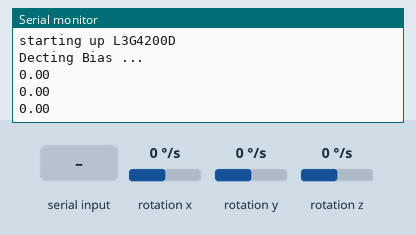
Bench run of a sketch on a simulated Arduino Uno, built with avr-gcc and run on an emulated ATmega328P. Parts: the last lines printed to the serial monitor. Wiring (inferred from the names in the program): L3G4200D gyroscope at I2C address 0x69. The inputs (shaded band) are chosen by the test bench; at power-on: rotation x 0 °/s, rotation y 0 °/s, rotation z 0 °/s.

Above: at 6.7 s.
6.8 s: "T" received over Serial
At 7.6 s:
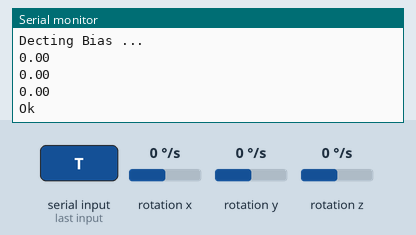
8.3 s: "M" received over Serial
At 8.8 s:
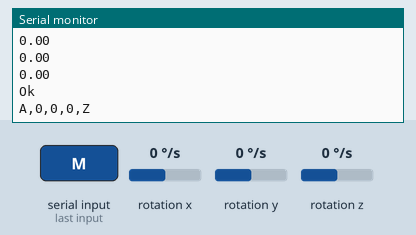

The sketch:

GyroMatab_ino.ino
```cpp
//#define DEBUG
#include <Wire.h>

#define CTRL_REG1 0x20
#define CTRL_REG2 0x21
#define CTRL_REG3 0x22
#define CTRL_REG4 0x23
#define CTRL_REG5 0x24
#define STATUS_REG 0x27
#define ZOR_REG 0b10000000
#define ZDA_REG 0b00001000


int scale2000 = 70;

float bx= 0,by=0,bz=0;
long bxS,byS,bzS;
boolean initializedGyroCalib = false;
const int maxSpikeAmpl = 150;

// Declare L3G4200D address
// use address 104 if CS is not connected
int L3G4200D_Address = 105;

int x=0,xm1=0;
int y=0,ym1=0;
int z=0,zm1=0;

int deltaT = 2;
float timerLoop = 0, timerReading = 0, count = 0;
long k=0, kM1=0;
double dt=0;

boolean removeSpikesNumerically = false;
boolean removeSpikesMedian = true;

void setup()
{
  Wire.begin();
  Serial.begin(57600);
  Serial.println("starting up L3G4200D");
  // Configure L3G4200  - 250, 500 or 2000 deg/sec
  setupL3G4200D(2000);
  calcBias();
  delay(1500); //wait for the sensor to be ready
  k = millis();
}

void loop()
{
  // This will update x, y, and z with new values

  getGyroValues();
  serialRoutine();
}


void removeBiasAndScale()
{
  x = (x - bx)*scale2000/1000;
  y = (y - by)*scale2000/1000;
  z = (z - bz)*scale2000/1000;
}

void calcBias()
{

    Serial.println("Decting Bias ...");
  int c = 500;
  for (int i = 0; i<c; i++)
  {
    delay(5);
    getGyroValues();
    bxS = bxS + x;
    byS = byS + y;
    bzS = bzS + z;
    //Serial.println(i);
  }

  bx = bxS / c;
  by = byS / c;
  bz = bzS / c;

  Serial.println(bx);
  Serial.println(by);
  Serial.println(bz);

  initializedGyroCalib = true;
}

void gyroWaitAndRead()
{
  //wait until new z data available and no overrun
  byte statusflag = readRegister(L3G4200D_Address, STATUS_REG);

  while(!(statusflag & ZDA_REG) && (statusflag & ZOR_REG))
  {
    statusflag = readRegister(L3G4200D_Address, STATUS_REG);
  }

  //read values
  getGyroValues();
}
void serialRoutine()
{
  if(Serial.available()>0)
  {
    char t = Serial.read();

    if (t =='T')
    {
      Serial.println("Ok");
    }
    else if (t== 'M')
    {
      #ifdef DEBUG
        printTime();
      #endif
      printCSVomega();
    }
  }
}

void printTime()
{
  Serial.print("  timer loop (ms): ");
  Serial.print(timerLoop);
  Serial.print("  timer reading (micro): ");
  Serial.println(timerReading);
}

void getGyroValues()
{
  timerReading = micros() - dt;

  byte xMSB = readRegister(L3G4200D_Address, 0x29);
  byte xLSB = readRegister(L3G4200D_Address, 0x28);

  int xC = ((xMSB << 8) | xLSB);
  int deltaX = abs(xC-xm1);
  if ( deltaX < maxSpikeAmpl)
  {
    x = xC;
  }
  xm1 = xC;

  byte yMSB = readRegister(L3G4200D_Address, 0x2B);
  byte yLSB = readRegister(L3G4200D_Address, 0x2A);
  int yC = ((yMSB << 8) | yLSB);
  int deltaY = abs(yC-ym1);
  if ( deltaY < maxSpikeAmpl)
  {
    y = yC;
  }
  ym1 = yC;

  byte zMSB = readRegister(L3G4200D_Address, 0x2D);
  byte zLSB = readRegister(L3G4200D_Address, 0x2C);
  int zC = ((zMSB << 8) | zLSB);
  int deltaZ = abs(zC-zm1);
  if ( deltaZ < maxSpikeAmpl)
  {
    z = zC;
  }
  zm1 = zC;

  removeBiasAndScale();

  dt = micros();
}

int setupL3G4200D(int scale)
{
  writeRegister(L3G4200D_Address, CTRL_REG1, 0b01001111);
  writeRegister(L3G4200D_Address, CTRL_REG2, 0b00001001);
  if(scale == 250)
  {
    writeRegister(L3G4200D_Address, CTRL_REG4, 0b00000000);
  }
  else if(scale == 500)
  {
    writeRegister(L3G4200D_Address, CTRL_REG4, 0b00010000);
  }
  else
  {
    writeRegister(L3G4200D_Address, CTRL_REG4, 0b00110000);
  }

  // CTRL_REG5 controls high-pass filtering of outputs, use it
  // if you'd like:
  writeRegister(L3G4200D_Address, CTRL_REG5, 0b00010000);
  //writeRegister(L3G4200D_Address, CTRL_REG5, 0b00000000);
}

void writeRegister(int deviceAddress, byte address, byte val)
{
    Wire.beginTransmission(deviceAddress);
    Wire.write(address);       // send register address
    Wire.write(val);         // send value to write
    Wire.endTransmission();
}

int readRegister(int deviceAddress, byte address)
{
    int v;
    Wire.beginTransmission(deviceAddress);
    Wire.write(address); // register to read from
    Wire.endTransmission();

    Wire.requestFrom(deviceAddress, 1); // read a byte

    while(!Wire.available())
    {
        // waiting
        Serial.println("No Data");
    }

    v = Wire.read();
    return v;
}

void printCSVomega()
{
  Serial.print("A,");
  Serial.print(x);

  Serial.print(",");
  Serial.print(y);

  Serial.print(",");
  Serial.print(z);
  Serial.println(",Z");
}
```

Measured:
- after the input at 6.8 s, the serial monitor: prints a new line at once (image 1)
- after the input at 8.3 s, the serial monitor: prints a new line at once (image 2)
